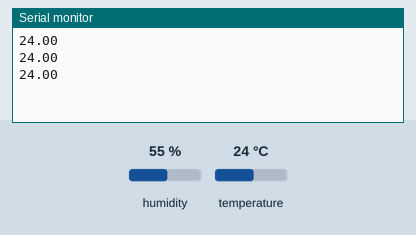
Bench run of a sketch on a simulated Arduino Uno, built with avr-gcc and run on an emulated ATmega328P. Parts: the last lines printed to the serial monitor. The test bench sets the inputs (shaded band); at power-on: temperature 24 °C, humidity 55 %.

Above: at 2.8 s.
2.9 s: temperature set to 12 °C
At 4.8 s:
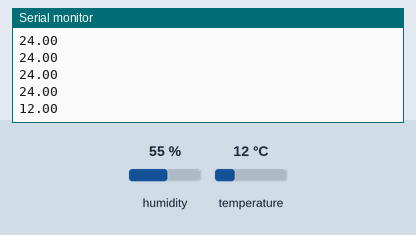
5.6 s: temperature set to 19 °C
At 6.8 s:
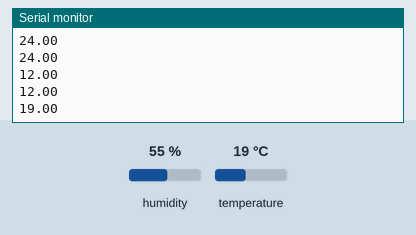
Timing chart, 0 to 8.6 s (numbered marks = the images above; inputs shaded):
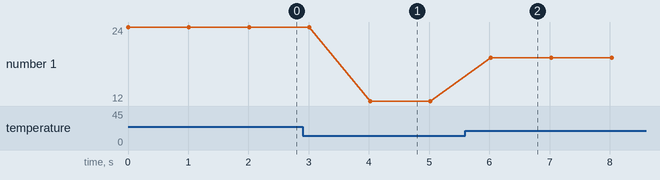

The sketch:

XBee_RemoteTempSens_TX.ino
```cpp
/*
 * Wireless Temperature Sensing and Alarm System
 *     Feature: Wireless Communication & Temperature Sensing
 *     Role: Transmitter
 *
 *     Hardware: XBee module, Temperature Sensor, Alarm
 */

#include "DHT.h"

#define DHTPIN 2     // what pin we're connected to
#define DHTTYPE DHT22   // DHT 22  (AM2302)
// Connect pin 1 (on the left) of the sensor to +5V
// Connect pin 2 of the sensor to whatever your DHTPIN is
// Connect pin 4 (on the right) of the sensor to GROUND
// Connect a 10K resistor from pin 2 (data) to pin 1 (power) of the sensor

DHT dht(DHTPIN, DHTTYPE);

float tempV;  // Voltage readings from the temperature sensor
float tempC;
float tempF;
int tempReading;
float alarmThreshold_F = 70.00;   // Temperature threshold (in F)
float alarmThreshold_C = 25.00;   // Temperature threshold (in C)

int alarmFreq = 1000;     //in Hz
int alarmDuration = 1000; //in ms

int pinSpeaker = 13;     // digital channel
int pinSwitch = 6;       // digital channel

unsigned long int buzzTime = 0;

void setup()
{
  // Buadrate is 9600 by default
  Serial.begin(9600);

  // Setup the DHT22
  dht.begin();
}

void loop()
{
  // Reading temperature or humidity takes about 250 milliseconds!
  // Sensor readings may also be up to 2 seconds 'old' (its a very slow sensor)
  float h = dht.readHumidity();
  float t = dht.readTemperature();
  // print out the temperature in Celsius
  tempC = t;
  Serial.println(tempC);
  delay(1000);  //waiting a second
}
```

Measured:
- after the input at 2.9 s, the serial monitor: prints a new line after 1.1 s (image 1)
- after the input at 5.6 s, the serial monitor: prints a new line after 0.42 s (image 2)
- plotted number 1: 24 → 12 after the input at 2.9 s, 12 → 19 after the input at 5.6 s
